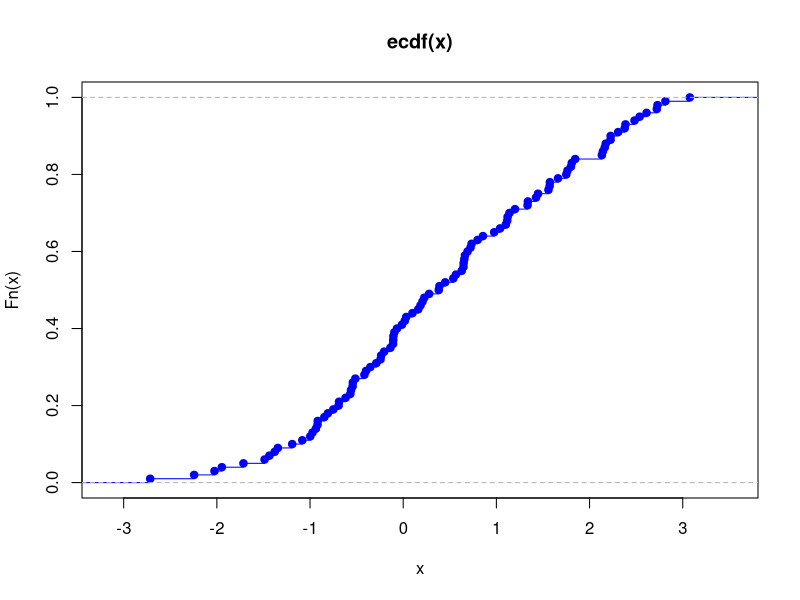
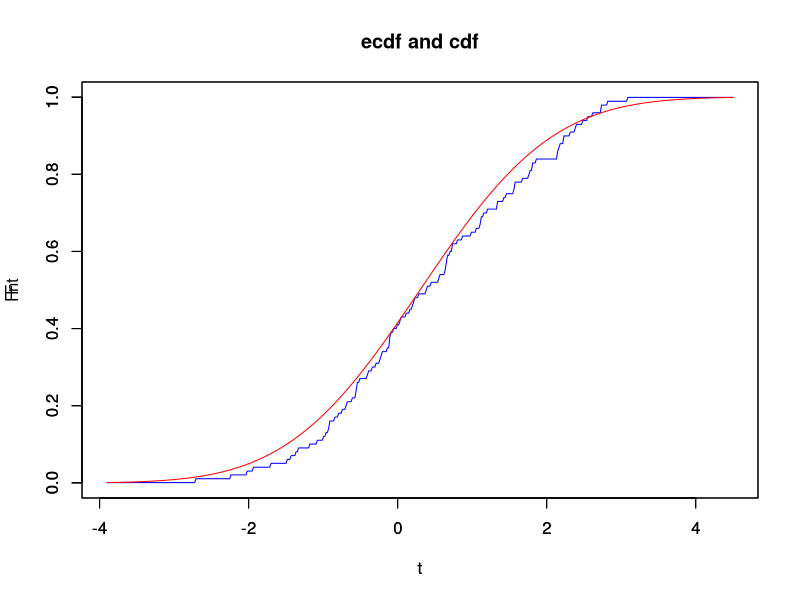

Recreate these plots in R, in order.
require(graphics)
m=0.3; sigma=1.4
x <- rnorm(100, m, sigma)
Fn <- ecdf(x)

#2.2
plot(Fn, col="blue")

#2.3
a = m - 3*sigma
b = m + 3*sigma
N = 500
t = seq(a, b, by = (b-a)/N)

Fnt = Fn(t)
F = pnorm(t, mean=m, sd=sigma)
plot(t, Fnt, type="l", col="blue", main='ecdf and cdf')
par(new = TRUE)
plot(t, F, type="l", col="red")